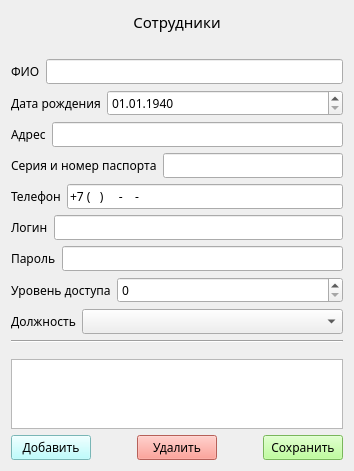
        <widget class="QWidget" name="page_4_for_banker">
         <layout class="QVBoxLayout" name="verticalLayout_10">
          <item>
           <widget class="QLabel" name="label_11">
            <property name="font">
             <font>
              <family>Nunito ExtraBold</family>
              <pointsize>11</pointsize>
             </font>
            </property>
            <property name="styleSheet">
             <string notr="true"/>
            </property>
            <property name="text">
             <string>Сотрудники</string>
            </property>
            <property name="alignment">
             <set>Qt::AlignCenter</set>
            </property>
           </widget>
          </item>
          <item>
           <spacer name="verticalSpacer_5">
            <property name="orientation">
             <enum>Qt::Vertical</enum>
            </property>
            <property name="sizeType">
             <enum>QSizePolicy::Minimum</enum>
            </property>
            <property name="sizeHint" stdset="0">
             <size>
              <width>20</width>
              <height>20</height>
             </size>
            </property>
           </spacer>
          </item>
          <item>
           <layout class="QVBoxLayout" name="verticalLayout_12">
            <item>
             <layout class="QHBoxLayout" name="horizontalLayout_36">
              <item>
               <widget class="QLabel" name="label_24">
                <property name="font">
                 <font>
                  <family>Nunito</family>
                 </font>
                </property>
                <property name="text">
                 <string>ФИО</string>
                </property>
               </widget>
              </item>
              <item>
               <widget class="QLineEdit" name="employees_fio">
                <property name="font">
                 <font>
                  <family>Nunito</family>
                 </font>
                </property>
               </widget>
              </item>
             </layout>
            </item>
            <item>
             <layout class="QHBoxLayout" name="horizontalLayout_35">
              <item>
               <widget class="QLabel" name="label">
                <property name="font">
                 <font>
                  <family>Nunito</family>
                 </font>
                </property>
                <property name="text">
                 <string>Дата рождения</string>
                </property>
               </widget>
              </item>
              <item>
               <widget class="QDateEdit" name="employees_date">
                <property name="sizePolicy">
                 <sizepolicy hsizetype="Expanding" vsizetype="Fixed">
                  <horstretch>0</horstretch>
                  <verstretch>0</verstretch>
                 </sizepolicy>
                </property>
                <property name="font">
                 <font>
                  <family>Nunito</family>
                 </font>
                </property>
                <property name="dateTime">
                 <datetime>
                  <hour>0</hour>
                  <minute>0</minute>
                  <second>0</second>
                  <year>1940</year>
                  <month>1</month>
                  <day>1</day>
                 </datetime>
                </property>
                <property name="currentSection">
                 <enum>QDateTimeEdit::DaySection</enum>
                </property>
                <property name="displayFormat">
                 <string>dd.MM.yyyy</string>
                </property>
               </widget>
              </item>
             </layout>
            </item>
            <item>
             <layout class="QHBoxLayout" name="horizontalLayout_34">
              <item>
               <widget class="QLabel" name="label_27">
                <property name="font">
                 <font>
                  <family>Nunito</family>
                 </font>
                </property>
                <property name="text">
                 <string>Адрес</string>
                </property>
               </widget>
              </item>
              <item>
               <widget class="QLineEdit" name="employees_address">
                <property name="font">
                 <font>
                  <family>Nunito</family>
                 </font>
                </property>
               </widget>
              </item>
             </layout>
            </item>
            <item>
             <layout class="QHBoxLayout" name="horizontalLayout_33">
              <item>
               <widget class="QLabel" name="label_26">
                <property name="font">
                 <font>
                  <family>Nunito</family>
                 </font>
                </property>
                <property name="text">
                 <string>Серия и номер паспорта</string>
                </property>
               </widget>
              </item>
              <item>
               <widget class="QLineEdit" name="employees_passport">
                <property name="font">
                 <font>
                  <family>Nunito</family>
                 </font>
                </property>
                <property name="inputMask">
                 <string>00 00 000000</string>
                </property>
               </widget>
              </item>
             </layout>
            </item>
            <item>
             <layout class="QHBoxLayout" name="horizontalLayout_32">
              <item>
               <widget class="QLabel" name="label_28">
                <property name="font">
                 <font>
                  <family>Nunito</family>
                 </font>
                </property>
                <property name="text">
                 <string>Телефон</string>
                </property>
               </widget>
              </item>
              <item>
               <widget class="QLineEdit" name="employees_phone">
                <property name="font">
                 <font>
                  <family>Nunito</family>
                 </font>
                </property>
                <property name="inputMask">
                 <string>+7 (000) 000 - 00 - 00</string>
                </property>
               </widget>
              </item>
             </layout>
            </item>
            <item>
             <layout class="QHBoxLayout" name="horizontalLayout_30">
              <item>
               <widget class="QLabel" name="label_31">
                <property name="font">
                 <font>
                  <family>Nunito</family>
                 </font>
                </property>
                <property name="text">
                 <string>Логин</string>
                </property>
               </widget>
              </item>
              <item>
               <widget class="QLineEdit" name="login">
                <property name="font">
                 <font>
                  <family>Nunito</family>
                 </font>
                </property>
               </widget>
              </item>
             </layout>
            </item>
            <item>
             <layout class="QHBoxLayout" name="horizontalLayout_28">
              <item>
               <widget class="QLabel" name="label_7">
                <property name="font">
                 <font>
                  <family>Nunito</family>
                 </font>
                </property>
                <property name="text">
                 <string>Пароль</string>
                </property>
               </widget>
              </item>
              <item>
               <widget class="QLineEdit" name="password">
                <property name="font">
                 <font>
                  <family>Nunito</family>
                 </font>
                </property>
               </widget>
              </item>
             </layout>
            </item>
            <item>
             <layout class="QHBoxLayout" name="horizontalLayout_31">
              <item>
               <widget class="QLabel" name="label_9">
                <property name="font">
                 <font>
                  <family>Nunito</family>
                 </font>
                </property>
                <property name="text">
                 <string>Уровень доступа</string>
                </property>
               </widget>
              </item>
              <item>
               <widget class="QSpinBox" name="access">
                <property name="sizePolicy">
                 <sizepolicy hsizetype="Expanding" vsizetype="Fixed">
                  <horstretch>0</horstretch>
                  <verstretch>0</verstretch>
                 </sizepolicy>
                </property>
                <property name="font">
                 <font>
                  <family>Nunito</family>
                 </font>
                </property>
                <property name="maximum">
                 <number>1</number>
                </property>
               </widget>
              </item>
             </layout>
            </item>
            <item>
             <layout class="QHBoxLayout" name="horizontalLayout_29">
              <item>
               <widget class="QLabel" name="label_32">
                <property name="font">
                 <font>
                  <family>Nunito</family>
                 </font>
                </property>
                <property name="text">
                 <string>Должность</string>
                </property>
               </widget>
              </item>
              <item>
               <widget class="QComboBox" name="positions_combobox">
                <property name="sizePolicy">
                 <sizepolicy hsizetype="Expanding" vsizetype="Fixed">
                  <horstretch>0</horstretch>
                  <verstretch>0</verstretch>
                 </sizepolicy>
                </property>
                <property name="font">
                 <font>
                  <family>Nunito</family>
                 </font>
                </property>
               </widget>
              </item>
             </layout>
            </item>
            <item>
             <layout class="QHBoxLayout" name="horizontalLayout_38"/>
            </item>
           </layout>
          </item>
          <item>
           <widget class="Line" name="line_5">
            <property name="orientation">
             <enum>Qt::Horizontal</enum>
            </property>
           </widget>
          </item>
          <item>
           <spacer name="verticalSpacer_7">
            <property name="orientation">
             <enum>Qt::Vertical</enum>
            </property>
            <property name="sizeType">
             <enum>QSizePolicy::Minimum</enum>
            </property>
            <property name="sizeHint" stdset="0">
             <size>
              <width>20</width>
              <height>10</height>
             </size>
            </property>
           </spacer>
          </item>
          <item>
           <widget class="QTableWidget" name="table_employees">
            <property name="font">
             <font>
              <family>Nunito</family>
             </font>
            </property>
            <property name="sizeAdjustPolicy">
             <enum>QAbstractScrollArea::AdjustToContents</enum>
            </property>
            <attribute name="horizontalHeaderStretchLastSection">
             <bool>true</bool>
            </attribute>
           </widget>
          </item>
          <item>
           <layout class="QHBoxLayout" name="horizontalLayout">
            <item>
             <widget class="QPushButton" name="add_emloyee">
              <property name="font">
               <font>
                <family>Nunito</family>
               </font>
              </property>
              <property name="styleSheet">
               <string notr="true">background-color: rgb(170, 255, 255);</string>
              </property>
              <property name="text">
               <string>Добавить</string>
              </property>
             </widget>
            </item>
            <item>
             <spacer name="horizontalSpacer_9">
              <property name="orientation">
               <enum>Qt::Horizontal</enum>
              </property>
              <property name="sizeType">
               <enum>QSizePolicy::Fixed</enum>
              </property>
              <property name="sizeHint" stdset="0">
               <size>
                <width>40</width>
                <height>20</height>
               </size>
              </property>
             </spacer>
            </item>
            <item>
             <widget class="QPushButton" name="delete_emloyee">
              <property name="font">
               <font>
                <family>Nunito</family>
               </font>
              </property>
              <property name="styleSheet">
               <string notr="true">background-color: rgb(255, 135, 124);</string>
              </property>
              <property name="text">
               <string>Удалить</string>
              </property>
             </widget>
            </item>
            <item>
             <spacer name="horizontalSpacer_10">
              <property name="orientation">
               <enum>Qt::Horizontal</enum>
              </property>
              <property name="sizeType">
               <enum>QSizePolicy::Fixed</enum>
              </property>
              <property name="sizeHint" stdset="0">
               <size>
                <width>40</width>
                <height>20</height>
               </size>
              </property>
             </spacer>
            </item>
            <item>
             <widget class="QPushButton" name="save_emloyee">
              <property name="font">
               <font>
                <family>Nunito</family>
               </font>
              </property>
              <property name="styleSheet">
               <string notr="true">background-color: rgb(170, 255, 127);</string>
              </property>
              <property name="text">
               <string>Сохранить</string>
              </property>
             </widget>
            </item>
           </layout>
          </item>
         </layout>
        </widget>
